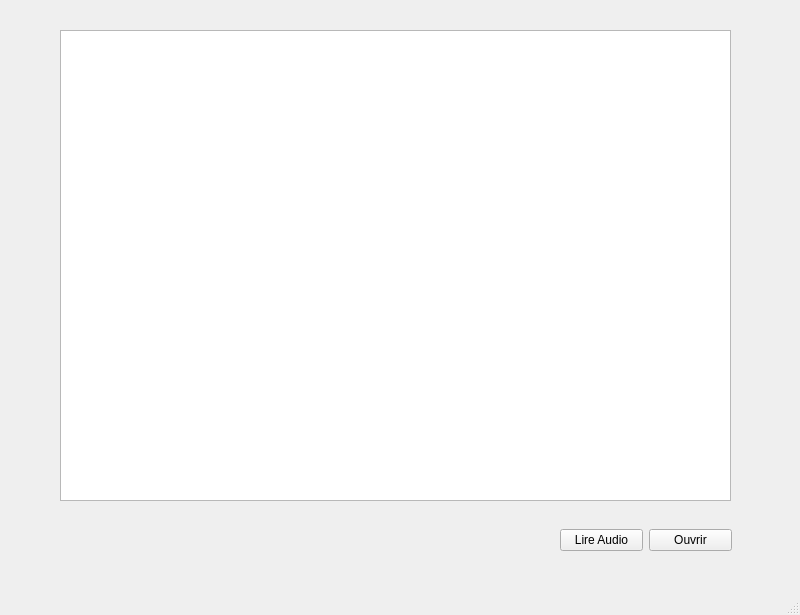
<?xml version="1.0" encoding="UTF-8"?>
<ui version="4.0">
 <class>MainWindow</class>
 <widget class="QMainWindow" name="MainWindow">
  <property name="geometry">
   <rect>
    <x>0</x>
    <y>0</y>
    <width>800</width>
    <height>615</height>
   </rect>
  </property>
  <property name="windowTitle">
   <string>MainWindow</string>
  </property>
  <widget class="QWidget" name="centralwidget">
   <widget class="QWidget" name="verticalLayoutWidget">
    <property name="geometry">
     <rect>
      <x>60</x>
      <y>30</y>
      <width>671</width>
      <height>471</height>
     </rect>
    </property>
    <layout class="QVBoxLayout" name="verticalLayout">
     <item>
      <widget class="QChartView" name="chartView"/>
     </item>
    </layout>
   </widget>
   <widget class="QWidget" name="horizontalLayoutWidget">
    <property name="geometry">
     <rect>
      <x>560</x>
      <y>500</y>
      <width>172</width>
      <height>80</height>
     </rect>
    </property>
    <layout class="QHBoxLayout" name="horizontalLayout">
     <item>
      <widget class="QPushButton" name="pushButton">
       <property name="text">
        <string>Lire Audio</string>
       </property>
      </widget>
     </item>
     <item>
      <widget class="QPushButton" name="btnLoadWav">
       <property name="text">
        <string>Ouvrir</string>
       </property>
      </widget>
     </item>
    </layout>
   </widget>
  </widget>
  <widget class="QMenuBar" name="menubar">
   <property name="geometry">
    <rect>
     <x>0</x>
     <y>0</y>
     <width>800</width>
     <height>25</height>
    </rect>
   </property>
  </widget>
  <widget class="QStatusBar" name="statusbar"/>
 </widget>
 <customwidgets>
  <customwidget>
   <class>QChartView</class>
   <extends>QGraphicsView</extends>
   <header>QtCharts</header>
  </customwidget>
 </customwidgets>
 <resources/>
 <connections/>
</ui>
